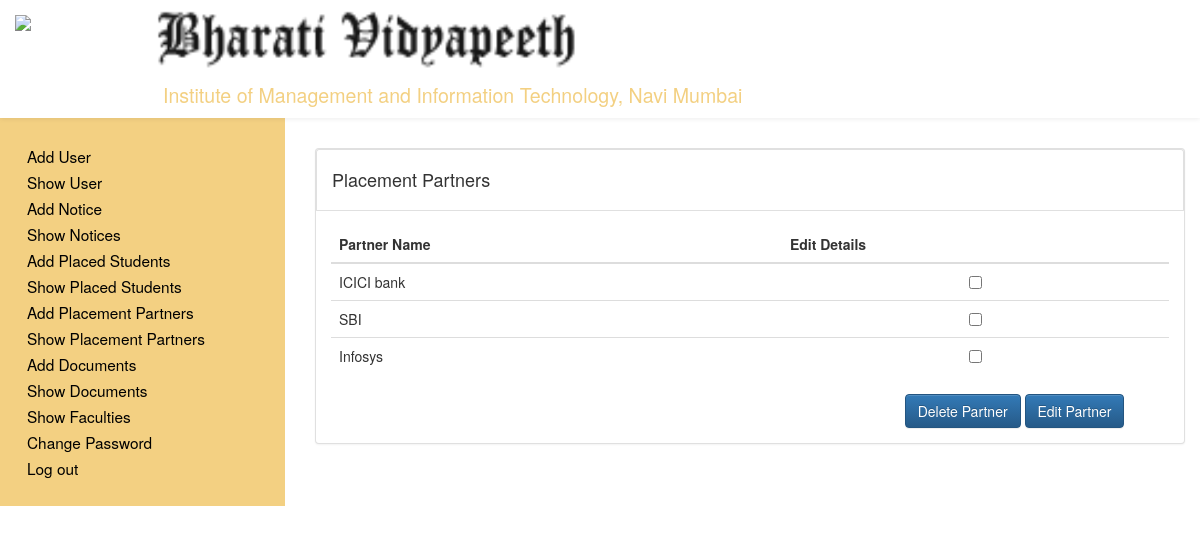
Page /admin_showPlacementPartner.php (signed in) on the earlier database version.
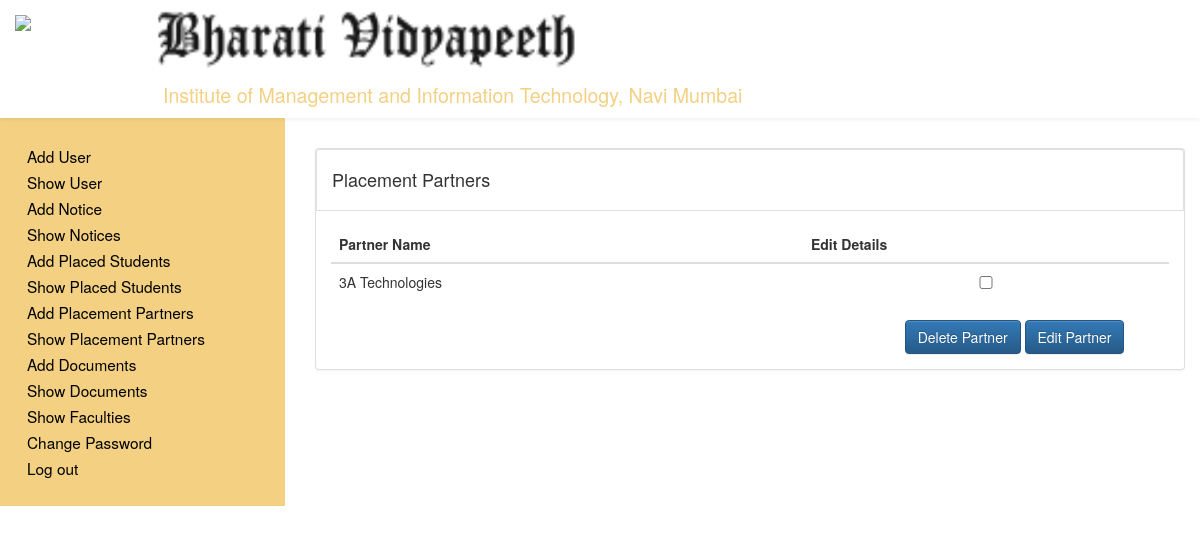
Same page on the later database version.
### tables this page shows
CREATE TABLE IF NOT EXISTS `placement_partner` (
  `placement_partner_id` int(11) NOT NULL AUTO_INCREMENT,
  `partner_name` varchar(200) NOT NULL,
  `partner_logo` longblob NOT NULL,
  PRIMARY KEY (`placement_partner_id`),
  UNIQUE KEY `placement_partner_id` (`placement_partner_id`),
  UNIQUE KEY `partner_name` (`partner_name`)
);

### admin_showPlacementPartner.php (the view, shortened to what this page needs)
<?php require_once('includes/connection.php'); ?>
<?php include('includes/header_admin.php'); ?>
<div class="col-md-9 padding-top-30 show_users">
	<div class="panel">
		<div class="panel-heading">
			<h4> Placement Partners </h4>
		</div>
		<div class="panel-body">
			<form name="Form" method="post" action="<?php echo $_SERVER['PHP_SELF']; ?>">
				<table class="table">
					<thead>
						<th>Partner Name</th>
						<th>Edit Details</th>
					</thead>
					<tbody>
						<?php
							$query = "Select * from placement_partner";
							$result = mysqli_query($connection, $query);
							if(mysqli_num_rows($result) != 0){
								while($row = mysqli_fetch_array($result, MYSQLI_ASSOC)){
									echo "<tr>";
										echo "<td>" .$row['partner_name']. "</td>";
										echo "<td><input type=\"checkbox\" name=\"placementPartnerId[]\" value=".$row['placement_partner_id']."></td>";
									echo "</tr>";
								}
							}else if(mysqli_num_rows($result) == 0){
								echo "<h3 class=\"text-center\"> No records for the placement partners </h3>";
							}else{
								echo mysqli_error($connection);
							}
						?>
					</tbody>
				</table>
				<div class="col-md-4 float-right">
					<button class="btn btn-primary " name="btnDeletePlacementPartner" id="btnDeletePlacementPartner"> Delete Partner </button>
					<button class="btn btn-primary " name="btnEditPlacementPartner" id="btnEditPlacementPartner"> Edit Partner </button>
				</div>
			</form>
		</div>
	</div>
</div>
<?php require('includes/footer_admin.php'); ?>

Differences in the rows shown:
removed placement_partner: partner_name "ICICI bank"
removed placement_partner: partner_name "SBI"
removed placement_partner: partner_name "Infosys"
added placement_partner: partner_name "3A Technologies"
